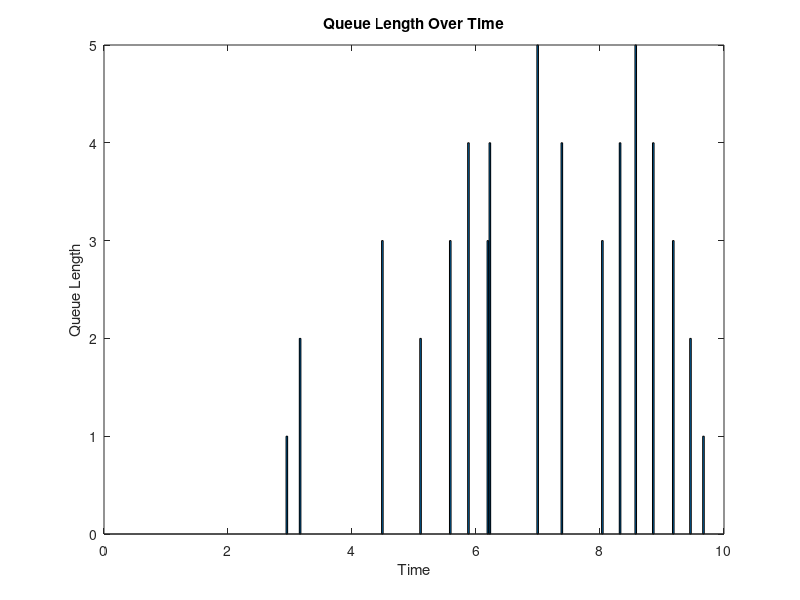

The MATLAB script that drew this image:
t = 10 * rand(1, 10);
c = 10 * rand(1, 10);

e = [t c];
e = sort(e);

q = zeros(size(e));
status = "IDLE";

for i = 1:length(e)
    if(i==1)
        status = "BUSY";
    else
        q(i) = q(i-1);
        if(ismember(e(i),c))
            if(q(i) ~= 0)
                q(i) = q(i) - 1;
            else
                status = "IDLE";
            end
        end
        if(ismember(e(i),t))
            if(status=="BUSY")
                q(i) = q(i) + 1;
            else
                status = "BUSY";
            end
        end
    end
end

qlt = zeros(1,max(q)+1);

for i = 1:length(e)-1
    if(i==1)
        qlt(q(i)+1) = e(i);
    end
    qlt(q(i)+1) = qlt(q(i)+1) + e(i+1) - e(i);
end

qlt_sum = 0;
for i = 1:length(qlt)
    qlt_sum = qlt_sum + (i-1) * qlt(i);
end

qlt_average = qlt_sum / e(length(e));
disp(qlt_average);

% Plotting
figure;
bar(e, q);
xlabel('Time');
ylabel('Queue Length');
title('Queue Length Over Time');
